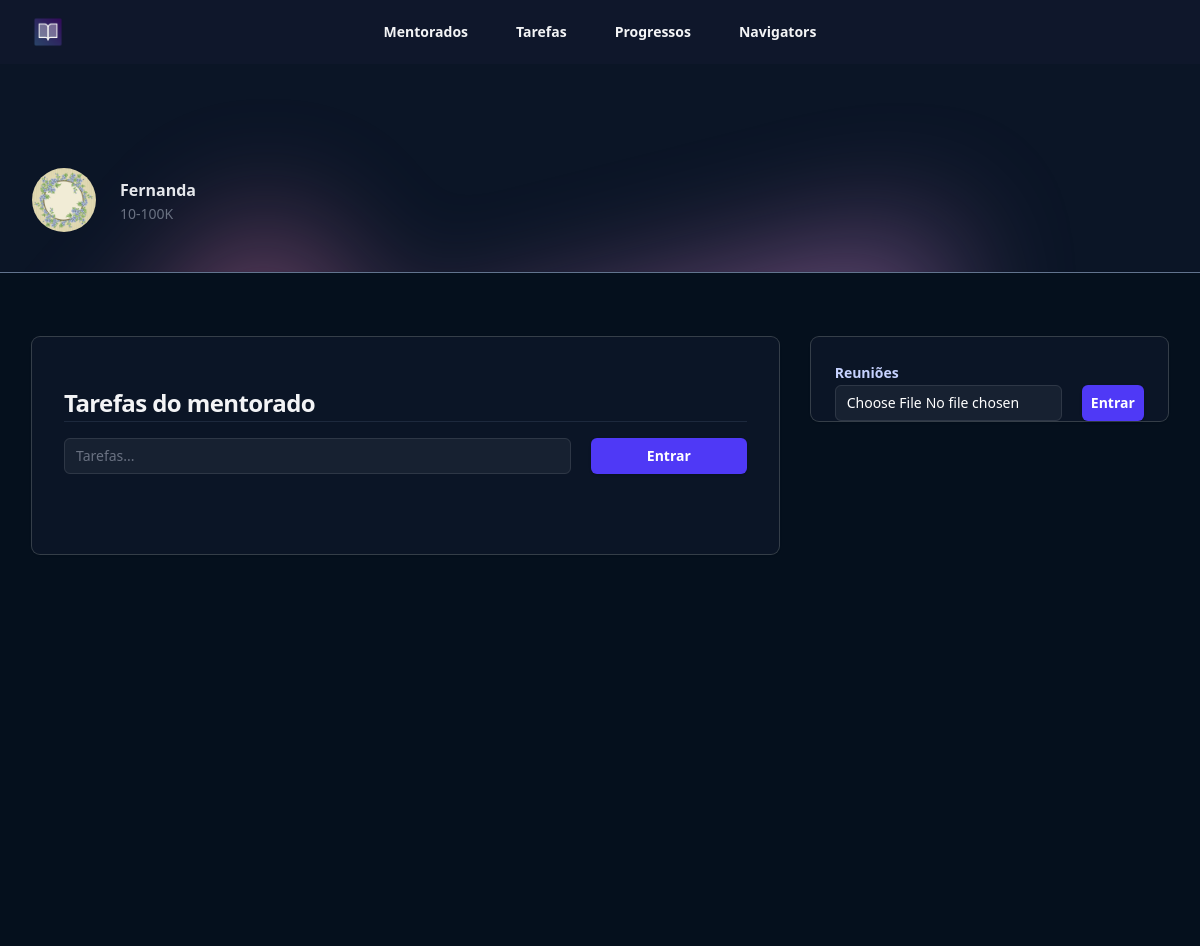
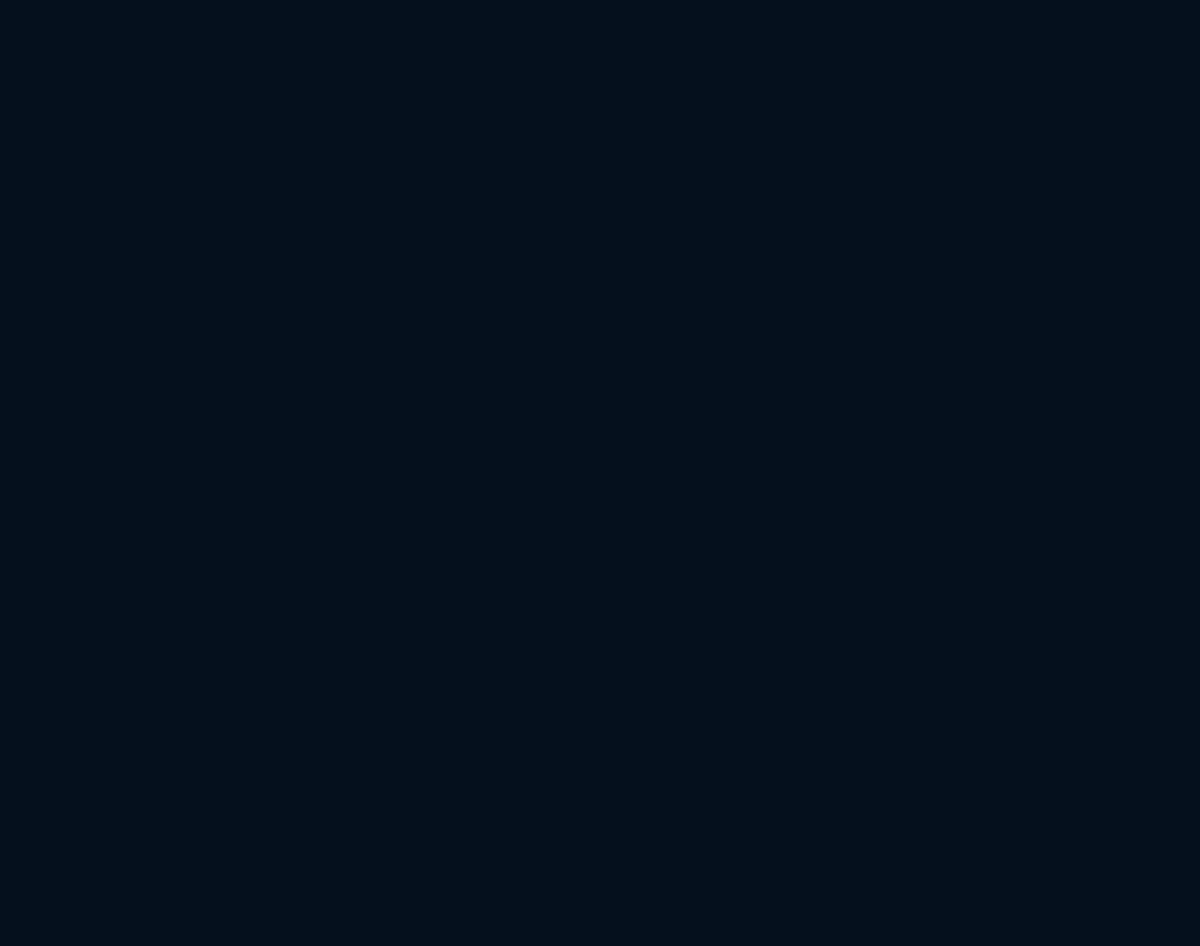
Page /mentorados/tarefa/2 (signed in) on the committed database (2 pictures, top to bottom).
### mentorados/models.py (models this page shows, shortened)
class Mentorados(models.Model):
    estagio_choices = [
        ('E1', "10-100K"),
        ('E2', '100-1KK'),
    ]
    nome = models.CharField(max_length=255)
    foto = models.ImageField(upload_to='fotos', null=True, blank=True)
    estagio = models.CharField(max_length=2, choices=estagio_choices)
    navigator = models.ForeignKey(Navigators, null=True, on_delete=models.CASCADE)
    user = models.ForeignKey(User, on_delete=models.CASCADE)
    criado_em = models.DateField(auto_now_add=True)
    token = models.CharField(max_length=16)
    def __str__(self):
        return self.nome

### mentorados/views.py (the view, shortened to what this page needs)
# urls.py: path('tarefa/<int:id>', views.tarefa, name='tarefa'),
def tarefa(request, id):
    mentorado = Mentorados.objects.get(id=id)
    if mentorado.user != request.user:
        raise Http404()
    if request.method == 'GET':
        tarefas = Tarefa.objects.filter(mentorado=mentorado)
        videos = Upload.objects.filter(mentorado=mentorado)
        return render(request, 'tarefa.html', {'mentorado': mentorado, 'tarefas': tarefas, 'video': videos})

### mentorados/templates/tarefa.html (shortened to what this page needs)
{% extends "base.html" %}
{% load static %}
{% block 'body' %}
<header class="bg-slate-900">
    <nav class="flex items-center justify-between p-4 lg:px-8" aria-label="Global">
      <div class="flex lg:flex-1">
        <a href="#" class="-m-1.5 p-1.5">
          <img class="h-8 w-auto" src="{% static 'logo.png' %}" alt="">
        </a>
      </div>
      <div class="hidden lg:flex lg:gap-x-12">
        <a href="#" class="text-sm/6 font-semibold text-gray-100">Mentorados</a>
        <a href="#" class="text-sm/6 font-semibold text-gray-100">Tarefas</a>
        <a href="#" class="text-sm/6 font-semibold text-gray-100">Progressos</a>
        <a href="#" class="text-sm/6 font-semibold text-gray-100">Navigators</a>
      </div>
    </nav>
  </header>
  <main>
    <header class="relative isolate pt-16 bg-[#0b1526] border-b-1 border-slate-500">
      <div class="absolute inset-0 -z-10 overflow-hidden" aria-hidden="true">
        <div class="absolute left-16 top-full -mt-16 transform-gpu opacity-50 blur-3xl xl:left-1/2 xl:-ml-80">
          <div class="aspect-[1154/678] w-[72.125rem] bg-gradient-to-br from-[#FF80B5] to-[#9089FC]" style="clip-path: polygon(100% 38.5%, 82.6% 100%, 60.2% 37.7%, 52.4% 32.1%, 47.5% 41.8%, 45.2% 65.6%, 27.5% 23.4%, 0.1% 35.3%, 17.9% 0%, 27.7% 23.4%, 76.2% 2.5%, 74.2% 56%, 100% 38.5%)"></div>
        </div>
        <div class="absolute inset-x-0 bottom-0 h-px bg-gray-900/5"></div>
      </div>
      <div>
      <div class="mx-auto max-w-7xl px-4 py-10 sm:px-6 lg:px-8 ">
        <div class="mx-auto flex max-w-2xl items-center justify-between gap-x-8 lg:mx-0 lg:max-w-none">
          <div class="flex items-center gap-x-6">
            <img src="{{mentorado.foto.url}}" alt="" class="size-16 flex-none rounded-full ring-1 ring-gray-900/10">
            <h1>
              <div class="mt-1 text-base font-semibold text-gray-200">{{mentorado}}</div>
              <div class="text-sm/6 text-gray-500">{{mentorado.get_estagio_display}}</div>
            </h1>
          </div>
          </div>
        </div>
      </div>
    </header>
    <div class="bg-[#05101d] min-h-screen">
        <div class="mx-auto max-w-7xl px-4 py-16 sm:px-6 lg:px-8">
        <div class="mx-auto grid max-w-2xl grid-cols-1 grid-rows-1 items-start gap-x-8 gap-y-8 lg:mx-0 lg:max-w-none lg:grid-cols-3">
            <div class="lg:col-start-3 lg:row-end-1 ">
            <div class="rounded-lg shadow-sm ring-1 ring-white/20 bg-[#0b1526]">
                <dl class="flex flex-wrap">
                <div class="flex-auto px-6 pt-6">
                    <p class="text-sm/6 font-semibold text-indigo-200">Reuniões</p>
                    <div class="grid grid-cols-4 gap-5">
                        <div class="col-span-3">
                          <form action="" method="POST" enctype='multipart/form-data'>{% csrf_token %}
                            <input type="file" name="video" required class="block w-full rounded-md bg-white/5 px-3 py-1.5 text-base text-white outline outline-1 -outline-offset-1 outline-white/10 placeholder:text-gray-500 focus:outline focus:outline-2 focus:-outline-offset-2 focus:outline-indigo-500 sm:text-sm/6">
                        </div>
                        <div>
                            <button type="submit" class="flex w-full justify-center cursor-pointer rounded-md bg-indigo-600 px-3 py-1.5 text-sm/6 font-semibold text-white shadow-sm hover:bg-indigo-500 focus-visible:outline focus-visible:outline-2 focus-visible:outline-offset-2 focus-visible:outline-indigo-600">Entrar</button>
                        </div>
                    </div>
                </div>
            </div>
            </div>
            <div class="-mx-4 px-4 py-8 shadow-sm  sm:mx-0 sm:rounded-lg sm:px-8 sm:pb-14 lg:col-span-2 lg:row-span-2 lg:row-end-2 xl:px-16 xl:pb-20 xl:pt-16 ring-1 ring-white/20 bg-[#0b1526]">
                <h2 class="mt-4 text-2xl/9 font-bold tracking-tight text-gray-100">Tarefas do mentorado</h2>
                <hr class="border-px border-slate-800">
                <div class="grid grid-cols-4 gap-5 mt-4">
                      <div class="col-span-3">
                        <form action="" method="POST">{% csrf_token %}
                          <input type="text" name="tarefa" autocomplete="email" required class="block w-full rounded-md bg-white/5 px-3 py-1.5 text-base text-white outline outline-1 -outline-offset-1 outline-white/10 placeholder:text-gray-500 focus:outline focus:outline-2 focus:-outline-offset-2 focus:outline-indigo-500 sm:text-sm/6" placeholder="Tarefas...">
                      </div>
                      <div>
                          <button type="submit" class="flex w-full justify-center cursor-pointer rounded-md bg-indigo-600 px-3 py-1.5 text-sm/6 font-semibold text-white shadow-sm hover:bg-indigo-500 focus-visible:outline focus-visible:outline-2 focus-visible:outline-offset-2 focus-visible:outline-indigo-600">Entrar</button>
                      </div>
                </div>
                <br>
            </div>
            </div>
        </div>
        </div>
  </main>
{% endblock 'body' %}

### rows in the picture
Mentorados: foto (picture), nome "Fernanda", estagio "10-100K"
